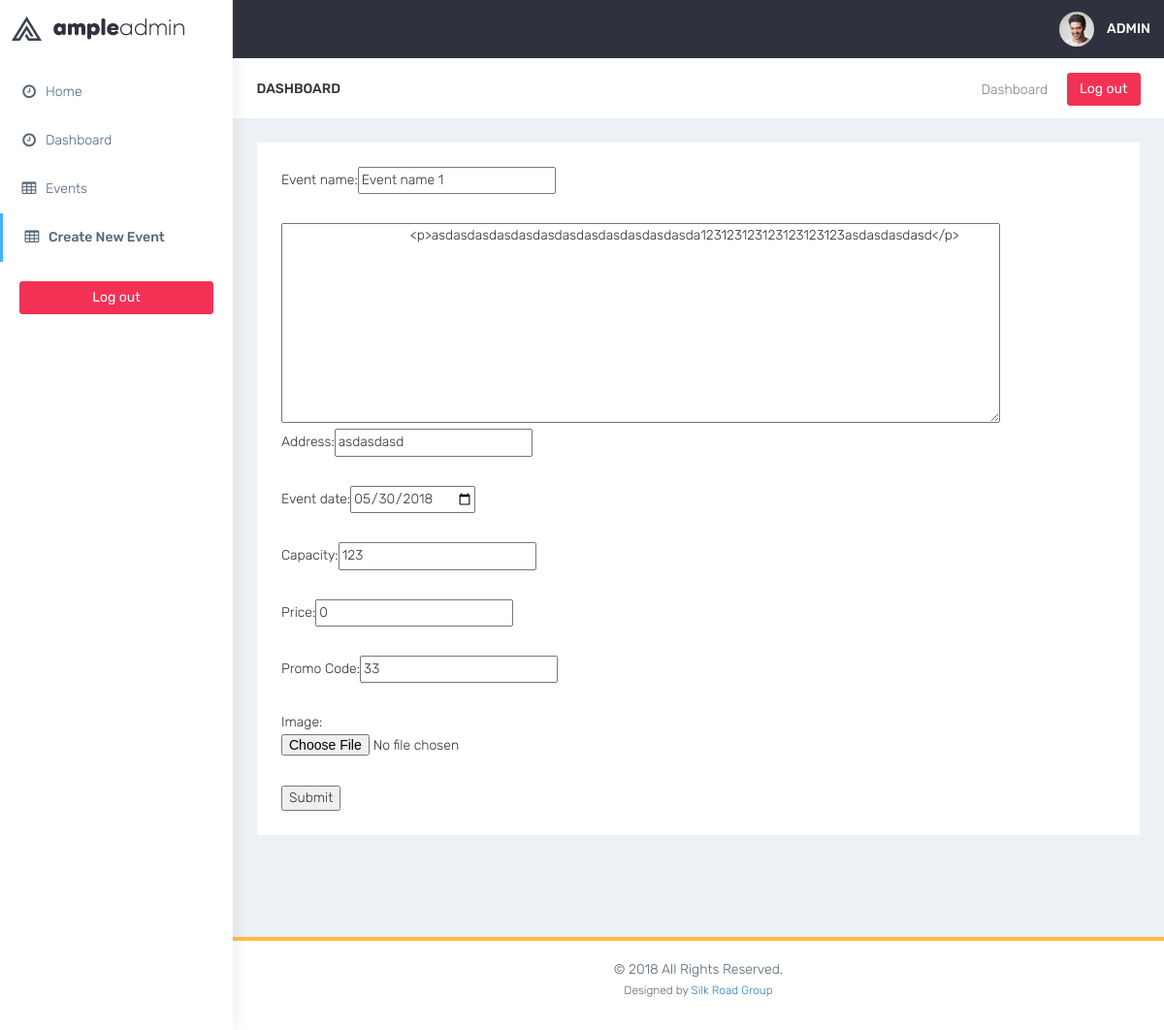
The page /dashboard/ample-admin-lite/html/create_event.php?id=2 on the database its author committed.
### tables this page shows
CREATE TABLE `events` (
  `ID` int(11) NOT NULL,
  `event_name` varchar(500) NOT NULL,
  `txt` mediumtext NOT NULL,
  `event_date` date NOT NULL,
  `address` varchar(2000) NOT NULL,
  `capacity` int(11) NOT NULL,
  `image` varchar(500) NOT NULL,
  `promo_code` varchar(100) NOT NULL,
  `price` int(11) NOT NULL
);

### database/database_functions.php (called while the page is built, shortened)
<?php
include('database.php');
function one_event($event_id)
{
	GLOBAL $link;
	$sq1 = mysqli_query($link , "SELECT * FROM `events` WHERE `ID` = '$event_id'");
	$this_event = mysqli_fetch_array($sq1);
	return $this_event;
}
 ?>

### dashboard/ample-admin-lite/html/create_event.php (the view, shortened to what this page needs)
<!DOCTYPE html>
<html lang="en">
<?php
include('../../../database/database_functions.php');
if (isset($_GET['id']))
{
    $event_id = $_GET['id'];
    $this_event = one_event($event_id);
}
 ?>
<head>
    <link href="bootstrap/dist/css/bootstrap.min.css" rel="stylesheet">
    <link href="../plugins/bower_components/sidebar-nav/dist/sidebar-nav.min.css" rel="stylesheet">
    <link href="../plugins/bower_components/morrisjs/morris.css" rel="stylesheet">
    <link href="../plugins/bower_components/chartist-js/dist/chartist.min.css" rel="stylesheet">
    <link href="../plugins/bower_components/chartist-plugin-tooltip-master/dist/chartist-plugin-tooltip.css" rel="stylesheet">
    <link href="css/animate.css" rel="stylesheet">
    <link href="css/style.css" rel="stylesheet">
    <link href="css/colors/default.css" id="theme" rel="stylesheet">
</head>
<body class="fix-header">
    <div id="wrapper">
        <nav class="navbar navbar-default navbar-static-top m-b-0">
            <div class="navbar-header">
                <div class="top-left-part">
                    <a class="logo" href="index.html">
                        <b>
                        <img src="../plugins/images/admin-logo.png" alt="home" class="dark-logo" /><img src="../plugins/images/admin-logo-dark.png" alt="home" class="light-logo" />
                     </b>
                        <span class="hidden-xs">
                        <img src="../plugins/images/admin-text-dark.png" alt="home" class="light-logo" />
                     </span> </a>
                </div>
                <ul class="nav navbar-top-links navbar-right pull-right">
                    <li>
                        <a class="profile-pic" href="#"> <img src="../plugins/images/users/varun.jpg" alt="user-img" width="36" class="img-circle"><b class="hidden-xs"><?php echo " ADMIN ".$_SESSION['message']['user']['username']; ?></b></a>
                    </li>
                </ul>
            </div>
        </nav>
        <div class="navbar-default sidebar" role="navigation">
            <div class="sidebar-nav slimscrollsidebar">
                <div class="sidebar-head">
                    <h3><span class="fa-fw open-close"><i class="ti-close ti-menu"></i></span> <span class="hide-menu">Navigation</span></h3>
                </div>
                <ul class="nav" id="side-menu">
                    <li style="padding: 70px 0 0;">
                        <a href="../../../index.php" class="waves-effect"><i class="fa fa-clock-o fa-fw" aria-hidden="true"></i>Home</a>
                    </li>
                    <li>
                        <a href="/dashboard/ample-admin-lite/html/admin_dashboard.php" class="waves-effect"><i class="fa fa-clock-o fa-fw" aria-hidden="true"></i>Dashboard</a>
                    </li>
                    <li>
                        <a href="../../../events/events.php" class="waves-effect"><i class="fa fa-table fa-fw" aria-hidden="true"></i>Events</a>
                    </li>
                    <li>
                        <a href="/dashboard/ample-admin-lite/html/create_event.php" class="waves-effect"><i class="fa fa-table fa-fw" aria-hidden="true"></i>Create New Event</a>
                    </li>
                </ul>
                <div class="center p-20">
                     <a href="/dashboard/ample-admin-lite/html/log_out.php"  class="btn btn-danger btn-block waves-effect waves-light">Log out</a>
                 </div>
            </div>
        </div>
        <div id="page-wrapper">
            <div class="container-fluid">
                <div class="row bg-title">
                    <div class="col-lg-3 col-md-4 col-sm-4 col-xs-12">
                        <h4 class="page-title">Dashboard</h4> </div>
                    <div class="col-lg-9 col-sm-8 col-md-8 col-xs-12">
                        <a href="/dashboard/ample-admin-lite/html/log_out.php"  class="btn btn-danger pull-right m-l-20 hidden-xs hidden-sm waves-effect waves-light">Log out</a>
                        <ol class="breadcrumb">
                            <li><a href="#">Dashboard</a></li>
                        </ol>
                    </div>
                </div>
                <div class="row">
                    <div class="col-md-12 col-lg-12 col-sm-12">
                        <div class="white-box">
                            <form method="post" action=<?php echo "\""; ?><?php if (isset($_GET['id']))
                                                                                     { echo "/dashboard/ample-admin-lite/html/edit_event_ex.php?id=".$_GET['id']."\""; }
                                                                                else{
                                                                                    echo "/dashboard/ample-admin-lite/html/create_event_ex.php\""; } ?> >
                                <p>Event name:<input type="text" name="event_name" <?php if (isset($_GET['id'])){ echo "value=\"".$this_event['event_name']."\""; } ?> ></p>
                                <br>
                                <textarea name="txt" id="editor1" rows="10" cols="80" >
                                    <?php if (isset($_GET['id'])) {echo $this_event['txt'];} ?>
                                </textarea>
                                <br>
                                <p>Address:<input type="text" name="address" <?php if (isset($_GET['id'])) { echo "value=\"".$this_event['address']."\""; } ?> ></p>
                                <br>
                                <p>Event date:<input type="date" name="event_date" <?php if (isset($_GET['id'])) { echo "value=\"".$this_event['event_date']."\"";} ?> ></p>
                                <br>
                                <p>Capacity:<input type="text" name="capacity" <?php if (isset($_GET['id'])) { echo "value=\"".$this_event['capacity']."\"";} ?> ></p>
                                <br>
                                <p>Price:<input type="text" name="price" <?php if (isset($_GET['id'])) { echo "value=\"".$this_event['price']."\"";} ?> ></p>
                                <br>
                                <p>Promo Code:<input type="text" name="promo_code" <?php if (isset($_GET['id'])) { echo "value=\"".$this_event['promo_code']."\""; } ?> ></p>
                                <br>
                                <p>Image:<input type="file" name="fileToUpload" id="fileToUpload"></p>
                                <br>
                                <input type="submit">
                            </form>
                        </div>
                    </div>
                </div>
            </div>
            <footer class="footer text-center"> &copy; 2018 All Rights Reserved. <p><small>Designed by <a href="#" target="_blank">Silk Road Group</a> </small> </p> </footer>
        </div>
    </div>
</body>
</html>

### dashboard/ample-admin-lite/html/css/colors/default.css (style rules this page uses)
body { background: #fff; }
.top-left-part { background: #fff; }
.top-left-part .light-logo { display: inline-block; }
.navbar-header { background: #2f323e; }
.navbar-top-links > li > a { color: #ffffff; }
.sidebar .sidebar-head { background: #ffffff; }
.sidebar .sidebar-head h3 { color: #686868; }
.sidebar { background: #fff; box-shadow: 1px 0px 20px rgba(0, 0, 0, 0.08); }
#side-menu li a { color: #54667a; }
#side-menu li a { color: #54667a; border-left: 0px solid #fff; }
#side-menu > li > a { border-left: 3px solid transperant; }
#side-menu > li > a.active { background: transperant; color: #54667a; border-left: 3px solid #41b3f9; font-weight: 500; }

### rows shown on the page
events: event_name "Event name 1", txt "<p>asdasdasdasdasdasdasdasdasdasdasdasda123123123123123123123asdasdasdasd</p>", address "asdasdasd", event_date "05/30/2018", capacity "123", price "0", promo_code "33"
